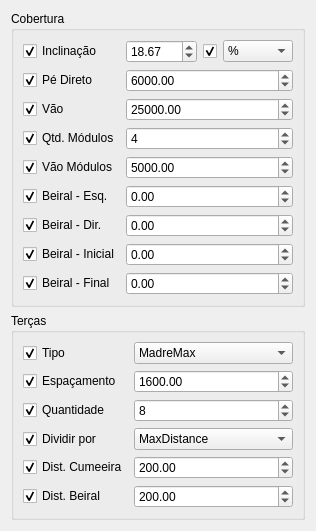
<?xml version="1.0" encoding="UTF-8"?>
<ui version="4.0">
 <class>PortalForm</class>
 <widget class="QDialog" name="PortalForm">
  <property name="geometry">
   <rect>
    <x>0</x>
    <y>0</y>
    <width>316</width>
    <height>468</height>
   </rect>
  </property>
  <property name="sizePolicy">
   <sizepolicy hsizetype="MinimumExpanding" vsizetype="MinimumExpanding">
    <horstretch>0</horstretch>
    <verstretch>0</verstretch>
   </sizepolicy>
  </property>
  <property name="windowTitle">
   <string>Beam Properties</string>
  </property>
  <layout class="QGridLayout" name="gridLayout_3">
   <item row="0" column="0">
    <widget class="QGroupBox" name="groupBox">
     <property name="title">
      <string>Cobertura</string>
     </property>
     <layout class="QGridLayout" name="gridLayout">
      <item row="6" column="0">
       <widget class="QCheckBox" name="checkBoxToggleSpanEaveRight">
        <property name="sizePolicy">
         <sizepolicy hsizetype="Fixed" vsizetype="Fixed">
          <horstretch>0</horstretch>
          <verstretch>0</verstretch>
         </sizepolicy>
        </property>
        <property name="text">
         <string>Beiral - Dir.</string>
        </property>
        <property name="checked">
         <bool>true</bool>
        </property>
        <property name="objectProperty" stdset="0">
         <string>EaveRight</string>
        </property>
        <property name="widgetAction" stdset="0">
         <string>toggleModifyProperty</string>
        </property>
       </widget>
      </item>
      <item row="7" column="0">
       <widget class="QCheckBox" name="checkBoxToggleSpanEaveStart">
        <property name="sizePolicy">
         <sizepolicy hsizetype="Fixed" vsizetype="Fixed">
          <horstretch>0</horstretch>
          <verstretch>0</verstretch>
         </sizepolicy>
        </property>
        <property name="text">
         <string>Beiral - Inicial</string>
        </property>
        <property name="checked">
         <bool>true</bool>
        </property>
        <property name="objectProperty" stdset="0">
         <string>EaveStart</string>
        </property>
        <property name="widgetAction" stdset="0">
         <string>toggleModifyProperty</string>
        </property>
       </widget>
      </item>
      <item row="0" column="0">
       <widget class="QCheckBox" name="checkBoxToggleSlope">
        <property name="sizePolicy">
         <sizepolicy hsizetype="Fixed" vsizetype="Fixed">
          <horstretch>0</horstretch>
          <verstretch>0</verstretch>
         </sizepolicy>
        </property>
        <property name="text">
         <string>Inclinação</string>
        </property>
        <property name="checked">
         <bool>true</bool>
        </property>
        <property name="objectProperty" stdset="0">
         <string>Slope</string>
        </property>
        <property name="widgetAction" stdset="0">
         <string>toggleModifyProperty</string>
        </property>
       </widget>
      </item>
      <item row="4" column="0">
       <widget class="QCheckBox" name="checkBoxToggleSpanDistance">
        <property name="sizePolicy">
         <sizepolicy hsizetype="Fixed" vsizetype="Fixed">
          <horstretch>0</horstretch>
          <verstretch>0</verstretch>
         </sizepolicy>
        </property>
        <property name="text">
         <string>Vão Módulos</string>
        </property>
        <property name="checked">
         <bool>true</bool>
        </property>
        <property name="objectProperty" stdset="0">
         <string>SpanDistance</string>
        </property>
        <property name="widgetAction" stdset="0">
         <string>toggleModifyProperty</string>
        </property>
       </widget>
      </item>
      <item row="5" column="1" colspan="3">
       <widget class="QDoubleSpinBox" name="doubleSpinBoxEaveLeft">
        <property name="sizePolicy">
         <sizepolicy hsizetype="MinimumExpanding" vsizetype="Fixed">
          <horstretch>1</horstretch>
          <verstretch>0</verstretch>
         </sizepolicy>
        </property>
        <property name="minimum">
         <double>-100000000000.000000000000000</double>
        </property>
        <property name="maximum">
         <double>100000000000.000000000000000</double>
        </property>
        <property name="value">
         <double>0.000000000000000</double>
        </property>
        <property name="objectProperty" stdset="0">
         <string>EaveLeft</string>
        </property>
        <property name="widgetAction" stdset="0">
         <string/>
        </property>
       </widget>
      </item>
      <item row="2" column="1" colspan="3">
       <widget class="QDoubleSpinBox" name="doubleSpinBoxWidth">
        <property name="sizePolicy">
         <sizepolicy hsizetype="MinimumExpanding" vsizetype="Fixed">
          <horstretch>1</horstretch>
          <verstretch>0</verstretch>
         </sizepolicy>
        </property>
        <property name="minimum">
         <double>-100000000000.000000000000000</double>
        </property>
        <property name="maximum">
         <double>100000000000.000000000000000</double>
        </property>
        <property name="value">
         <double>25000.000000000000000</double>
        </property>
        <property name="objectProperty" stdset="0">
         <string>Width</string>
        </property>
        <property name="widgetAction" stdset="0">
         <string/>
        </property>
       </widget>
      </item>
      <item row="8" column="1" colspan="3">
       <widget class="QDoubleSpinBox" name="doubleSpinBoxSpanEaveEnd">
        <property name="sizePolicy">
         <sizepolicy hsizetype="MinimumExpanding" vsizetype="Fixed">
          <horstretch>1</horstretch>
          <verstretch>0</verstretch>
         </sizepolicy>
        </property>
        <property name="minimum">
         <double>-100000000000.000000000000000</double>
        </property>
        <property name="maximum">
         <double>100000000000.000000000000000</double>
        </property>
        <property name="value">
         <double>0.000000000000000</double>
        </property>
        <property name="objectProperty" stdset="0">
         <string>EaveEnd</string>
        </property>
        <property name="widgetAction" stdset="0">
         <string/>
        </property>
       </widget>
      </item>
      <item row="0" column="3">
       <widget class="QComboBox" name="comboBoxSlopeUnit">
        <property name="sizePolicy">
         <sizepolicy hsizetype="Minimum" vsizetype="Fixed">
          <horstretch>0</horstretch>
          <verstretch>0</verstretch>
         </sizepolicy>
        </property>
        <property name="minimumSize">
         <size>
          <width>4</width>
          <height>0</height>
         </size>
        </property>
        <property name="objectProperty" stdset="0">
         <string>SlopeUnit</string>
        </property>
        <item>
         <property name="text">
          <string>%</string>
         </property>
        </item>
        <item>
         <property name="text">
          <string>°</string>
         </property>
        </item>
       </widget>
      </item>
      <item row="3" column="1" colspan="3">
       <widget class="QSpinBox" name="spinBoxSpanQuantity">
        <property name="sizePolicy">
         <sizepolicy hsizetype="MinimumExpanding" vsizetype="Fixed">
          <horstretch>0</horstretch>
          <verstretch>0</verstretch>
         </sizepolicy>
        </property>
        <property name="contextMenuPolicy">
         <enum>Qt::NoContextMenu</enum>
        </property>
        <property name="suffix">
         <string/>
        </property>
        <property name="minimum">
         <number>-1000</number>
        </property>
        <property name="maximum">
         <number>1000000000</number>
        </property>
        <property name="value">
         <number>4</number>
        </property>
        <property name="objectProperty" stdset="0">
         <string notr="true">SpanQuantity</string>
        </property>
        <property name="widgetAction" stdset="0">
         <string/>
        </property>
       </widget>
      </item>
      <item row="1" column="0">
       <widget class="QCheckBox" name="checkBoxToggleCeilingHeight">
        <property name="sizePolicy">
         <sizepolicy hsizetype="Fixed" vsizetype="Fixed">
          <horstretch>0</horstretch>
          <verstretch>0</verstretch>
         </sizepolicy>
        </property>
        <property name="text">
         <string>Pé Direto</string>
        </property>
        <property name="checked">
         <bool>true</bool>
        </property>
        <property name="objectProperty" stdset="0">
         <string>CeilingHeight</string>
        </property>
        <property name="widgetAction" stdset="0">
         <string>toggleModifyProperty</string>
        </property>
       </widget>
      </item>
      <item row="3" column="0">
       <widget class="QCheckBox" name="checkBoxToggleSpanQuantity">
        <property name="sizePolicy">
         <sizepolicy hsizetype="Fixed" vsizetype="Fixed">
          <horstretch>0</horstretch>
          <verstretch>0</verstretch>
         </sizepolicy>
        </property>
        <property name="text">
         <string>Qtd. Módulos</string>
        </property>
        <property name="checked">
         <bool>true</bool>
        </property>
        <property name="objectProperty" stdset="0">
         <string>SpanQuantity</string>
        </property>
        <property name="widgetAction" stdset="0">
         <string>toggleModifyProperty</string>
        </property>
       </widget>
      </item>
      <item row="0" column="1">
       <widget class="QDoubleSpinBox" name="doubleSpinBoxSlope">
        <property name="sizePolicy">
         <sizepolicy hsizetype="Minimum" vsizetype="Fixed">
          <horstretch>1</horstretch>
          <verstretch>0</verstretch>
         </sizepolicy>
        </property>
        <property name="minimumSize">
         <size>
          <width>4</width>
          <height>0</height>
         </size>
        </property>
        <property name="minimum">
         <double>-100000000000.000000000000000</double>
        </property>
        <property name="maximum">
         <double>100000000000.000000000000000</double>
        </property>
        <property name="value">
         <double>18.670000000000002</double>
        </property>
        <property name="objectProperty" stdset="0">
         <string>Slope</string>
        </property>
        <property name="widgetAction" stdset="0">
         <string/>
        </property>
       </widget>
      </item>
      <item row="0" column="2">
       <widget class="QCheckBox" name="checkBoxToggleSlopeUnit">
        <property name="sizePolicy">
         <sizepolicy hsizetype="Fixed" vsizetype="Fixed">
          <horstretch>0</horstretch>
          <verstretch>0</verstretch>
         </sizepolicy>
        </property>
        <property name="text">
         <string/>
        </property>
        <property name="checked">
         <bool>true</bool>
        </property>
        <property name="objectProperty" stdset="0">
         <string>SlopeUnit</string>
        </property>
        <property name="widgetAction" stdset="0">
         <string>toggleModifyProperty</string>
        </property>
       </widget>
      </item>
      <item row="1" column="1" colspan="3">
       <widget class="QDoubleSpinBox" name="doubleSpinBoxCeilingHeight">
        <property name="sizePolicy">
         <sizepolicy hsizetype="MinimumExpanding" vsizetype="Fixed">
          <horstretch>1</horstretch>
          <verstretch>0</verstretch>
         </sizepolicy>
        </property>
        <property name="minimum">
         <double>-100000000000.000000000000000</double>
        </property>
        <property name="maximum">
         <double>100000000000.000000000000000</double>
        </property>
        <property name="value">
         <double>6000.000000000000000</double>
        </property>
        <property name="objectProperty" stdset="0">
         <string>CeilingHeight</string>
        </property>
        <property name="widgetAction" stdset="0">
         <string/>
        </property>
       </widget>
      </item>
      <item row="7" column="1" colspan="3">
       <widget class="QDoubleSpinBox" name="doubleSpinBoxSpanEaveStart">
        <property name="sizePolicy">
         <sizepolicy hsizetype="MinimumExpanding" vsizetype="Fixed">
          <horstretch>1</horstretch>
          <verstretch>0</verstretch>
         </sizepolicy>
        </property>
        <property name="minimum">
         <double>-100000000000.000000000000000</double>
        </property>
        <property name="maximum">
         <double>100000000000.000000000000000</double>
        </property>
        <property name="value">
         <double>0.000000000000000</double>
        </property>
        <property name="objectProperty" stdset="0">
         <string>EaveStart</string>
        </property>
        <property name="widgetAction" stdset="0">
         <string/>
        </property>
       </widget>
      </item>
      <item row="2" column="0">
       <widget class="QCheckBox" name="checkBoxToggleWidth">
        <property name="sizePolicy">
         <sizepolicy hsizetype="Fixed" vsizetype="Fixed">
          <horstretch>0</horstretch>
          <verstretch>0</verstretch>
         </sizepolicy>
        </property>
        <property name="text">
         <string>Vão</string>
        </property>
        <property name="checked">
         <bool>true</bool>
        </property>
        <property name="objectProperty" stdset="0">
         <string>Width</string>
        </property>
        <property name="widgetAction" stdset="0">
         <string>toggleModifyProperty</string>
        </property>
       </widget>
      </item>
      <item row="5" column="0">
       <widget class="QCheckBox" name="checkBoxToggleEaveLeft">
        <property name="sizePolicy">
         <sizepolicy hsizetype="Fixed" vsizetype="Fixed">
          <horstretch>0</horstretch>
          <verstretch>0</verstretch>
         </sizepolicy>
        </property>
        <property name="text">
         <string>Beiral - Esq.</string>
        </property>
        <property name="checked">
         <bool>true</bool>
        </property>
        <property name="objectProperty" stdset="0">
         <string>EaveLeft</string>
        </property>
        <property name="widgetAction" stdset="0">
         <string>toggleModifyProperty</string>
        </property>
       </widget>
      </item>
      <item row="6" column="1" colspan="3">
       <widget class="QDoubleSpinBox" name="doubleSpinBoxSpanEaveRight">
        <property name="sizePolicy">
         <sizepolicy hsizetype="MinimumExpanding" vsizetype="Fixed">
          <horstretch>1</horstretch>
          <verstretch>0</verstretch>
         </sizepolicy>
        </property>
        <property name="minimum">
         <double>-100000000000.000000000000000</double>
        </property>
        <property name="maximum">
         <double>100000000000.000000000000000</double>
        </property>
        <property name="value">
         <double>0.000000000000000</double>
        </property>
        <property name="objectProperty" stdset="0">
         <string>EaveRight</string>
        </property>
        <property name="widgetAction" stdset="0">
         <string/>
        </property>
       </widget>
      </item>
      <item row="4" column="1" colspan="3">
       <widget class="QDoubleSpinBox" name="doubleSpinBoxSpanDistance">
        <property name="sizePolicy">
         <sizepolicy hsizetype="MinimumExpanding" vsizetype="Fixed">
          <horstretch>1</horstretch>
          <verstretch>0</verstretch>
         </sizepolicy>
        </property>
        <property name="minimum">
         <double>-100000000000.000000000000000</double>
        </property>
        <property name="maximum">
         <double>100000000000.000000000000000</double>
        </property>
        <property name="value">
         <double>5000.000000000000000</double>
        </property>
        <property name="objectProperty" stdset="0">
         <string>SpanDistance</string>
        </property>
        <property name="widgetAction" stdset="0">
         <string/>
        </property>
       </widget>
      </item>
      <item row="8" column="0">
       <widget class="QCheckBox" name="checkBoxToggleSpanEaveEnd">
        <property name="sizePolicy">
         <sizepolicy hsizetype="Fixed" vsizetype="Fixed">
          <horstretch>0</horstretch>
          <verstretch>0</verstretch>
         </sizepolicy>
        </property>
        <property name="text">
         <string>Beiral - Final</string>
        </property>
        <property name="checked">
         <bool>true</bool>
        </property>
        <property name="objectProperty" stdset="0">
         <string>EaveEnd</string>
        </property>
        <property name="widgetAction" stdset="0">
         <string>toggleModifyProperty</string>
        </property>
       </widget>
      </item>
      <item row="3" column="4">
       <spacer name="horizontalSpacer">
        <property name="orientation">
         <enum>Qt::Horizontal</enum>
        </property>
        <property name="sizeHint" stdset="0">
         <size>
          <width>0</width>
          <height>20</height>
         </size>
        </property>
       </spacer>
      </item>
     </layout>
    </widget>
   </item>
   <item row="1" column="0">
    <widget class="QGroupBox" name="groupBox_2">
     <property name="title">
      <string>Terças</string>
     </property>
     <layout class="QGridLayout" name="gridLayout_2">
      <item row="0" column="0">
       <widget class="QCheckBox" name="checkBoxTogglePurlinsObjectType">
        <property name="sizePolicy">
         <sizepolicy hsizetype="Fixed" vsizetype="Fixed">
          <horstretch>0</horstretch>
          <verstretch>0</verstretch>
         </sizepolicy>
        </property>
        <property name="text">
         <string>Tipo</string>
        </property>
        <property name="checked">
         <bool>true</bool>
        </property>
        <property name="objectProperty" stdset="0">
         <string>PurlinsObjectType</string>
        </property>
        <property name="widgetAction" stdset="0">
         <string>toggleModifyProperty</string>
        </property>
       </widget>
      </item>
      <item row="0" column="1">
       <widget class="QComboBox" name="comboBoxPurlinsObjectType">
        <property name="sizePolicy">
         <sizepolicy hsizetype="MinimumExpanding" vsizetype="Fixed">
          <horstretch>0</horstretch>
          <verstretch>0</verstretch>
         </sizepolicy>
        </property>
        <property name="objectProperty" stdset="0">
         <string>PurlinsObjectType</string>
        </property>
        <item>
         <property name="text">
          <string>MadreMax</string>
         </property>
        </item>
        <item>
         <property name="text">
          <string>Perfil Z</string>
         </property>
        </item>
        <item>
         <property name="text">
          <string>Joist</string>
         </property>
        </item>
        <item>
         <property name="text">
          <string>Customizado</string>
         </property>
        </item>
       </widget>
      </item>
      <item row="1" column="0">
       <widget class="QCheckBox" name="checkBoxTogglePurlinsDistance">
        <property name="sizePolicy">
         <sizepolicy hsizetype="Fixed" vsizetype="Fixed">
          <horstretch>0</horstretch>
          <verstretch>0</verstretch>
         </sizepolicy>
        </property>
        <property name="text">
         <string>Espaçamento</string>
        </property>
        <property name="checked">
         <bool>true</bool>
        </property>
        <property name="objectProperty" stdset="0">
         <string>PurlinsDistance</string>
        </property>
        <property name="widgetAction" stdset="0">
         <string>toggleModifyProperty</string>
        </property>
       </widget>
      </item>
      <item row="1" column="1">
       <widget class="QDoubleSpinBox" name="doubleSpinBoxPurlinsDistance">
        <property name="sizePolicy">
         <sizepolicy hsizetype="MinimumExpanding" vsizetype="Fixed">
          <horstretch>1</horstretch>
          <verstretch>0</verstretch>
         </sizepolicy>
        </property>
        <property name="minimum">
         <double>-100000000000.000000000000000</double>
        </property>
        <property name="maximum">
         <double>100000000000.000000000000000</double>
        </property>
        <property name="value">
         <double>1600.000000000000000</double>
        </property>
        <property name="objectProperty" stdset="0">
         <string>PurlinsDistance</string>
        </property>
        <property name="widgetAction" stdset="0">
         <string/>
        </property>
       </widget>
      </item>
      <item row="2" column="0">
       <widget class="QCheckBox" name="checkBoxTogglePurlinsQuantity">
        <property name="sizePolicy">
         <sizepolicy hsizetype="Fixed" vsizetype="Fixed">
          <horstretch>0</horstretch>
          <verstretch>0</verstretch>
         </sizepolicy>
        </property>
        <property name="text">
         <string>Quantidade</string>
        </property>
        <property name="checked">
         <bool>true</bool>
        </property>
        <property name="objectProperty" stdset="0">
         <string>PurlinsQuantity</string>
        </property>
        <property name="widgetAction" stdset="0">
         <string>toggleModifyProperty</string>
        </property>
       </widget>
      </item>
      <item row="2" column="1">
       <widget class="QSpinBox" name="spinBoxPurlinsQuantity">
        <property name="sizePolicy">
         <sizepolicy hsizetype="MinimumExpanding" vsizetype="Fixed">
          <horstretch>0</horstretch>
          <verstretch>0</verstretch>
         </sizepolicy>
        </property>
        <property name="contextMenuPolicy">
         <enum>Qt::NoContextMenu</enum>
        </property>
        <property name="suffix">
         <string/>
        </property>
        <property name="minimum">
         <number>-1000</number>
        </property>
        <property name="maximum">
         <number>1000000000</number>
        </property>
        <property name="value">
         <number>8</number>
        </property>
        <property name="objectProperty" stdset="0">
         <string notr="true">PurlinsQuantity</string>
        </property>
        <property name="widgetAction" stdset="0">
         <string/>
        </property>
       </widget>
      </item>
      <item row="3" column="0">
       <widget class="QCheckBox" name="checkBoxTogglePurlinsMode">
        <property name="sizePolicy">
         <sizepolicy hsizetype="Fixed" vsizetype="Fixed">
          <horstretch>0</horstretch>
          <verstretch>0</verstretch>
         </sizepolicy>
        </property>
        <property name="text">
         <string>Dividir por</string>
        </property>
        <property name="checked">
         <bool>true</bool>
        </property>
        <property name="objectProperty" stdset="0">
         <string>PurlinsMode</string>
        </property>
        <property name="widgetAction" stdset="0">
         <string>toggleModifyProperty</string>
        </property>
       </widget>
      </item>
      <item row="3" column="1">
       <widget class="QComboBox" name="comboBoxPurlinsMode">
        <property name="sizePolicy">
         <sizepolicy hsizetype="MinimumExpanding" vsizetype="Fixed">
          <horstretch>0</horstretch>
          <verstretch>0</verstretch>
         </sizepolicy>
        </property>
        <property name="currentText">
         <string>MaxDistance</string>
        </property>
        <property name="objectProperty" stdset="0">
         <string>PurlinsMode</string>
        </property>
        <item>
         <property name="text">
          <string>MaxDistance</string>
         </property>
        </item>
        <item>
         <property name="text">
          <string>Quantity</string>
         </property>
        </item>
        <item>
         <property name="text">
          <string>SpanSet</string>
         </property>
        </item>
       </widget>
      </item>
      <item row="4" column="0">
       <widget class="QCheckBox" name="checkBoxTogglePurlinRidgeDistance">
        <property name="sizePolicy">
         <sizepolicy hsizetype="Fixed" vsizetype="Fixed">
          <horstretch>0</horstretch>
          <verstretch>0</verstretch>
         </sizepolicy>
        </property>
        <property name="text">
         <string>Dist. Cumeeira</string>
        </property>
        <property name="checked">
         <bool>true</bool>
        </property>
        <property name="objectProperty" stdset="0">
         <string>PurlinRidgeDistance</string>
        </property>
        <property name="widgetAction" stdset="0">
         <string>toggleModifyProperty</string>
        </property>
       </widget>
      </item>
      <item row="4" column="1">
       <widget class="QDoubleSpinBox" name="doubleSpinBoxPurlinRidgeDistance">
        <property name="sizePolicy">
         <sizepolicy hsizetype="MinimumExpanding" vsizetype="Fixed">
          <horstretch>1</horstretch>
          <verstretch>0</verstretch>
         </sizepolicy>
        </property>
        <property name="minimum">
         <double>-100000000000.000000000000000</double>
        </property>
        <property name="maximum">
         <double>100000000000.000000000000000</double>
        </property>
        <property name="value">
         <double>200.000000000000000</double>
        </property>
        <property name="objectProperty" stdset="0">
         <string>PurlinRidgeDistance</string>
        </property>
        <property name="widgetAction" stdset="0">
         <string/>
        </property>
       </widget>
      </item>
      <item row="5" column="0">
       <widget class="QCheckBox" name="checkBoxTogglePurlinEaveDistance">
        <property name="sizePolicy">
         <sizepolicy hsizetype="Fixed" vsizetype="Fixed">
          <horstretch>0</horstretch>
          <verstretch>0</verstretch>
         </sizepolicy>
        </property>
        <property name="text">
         <string>Dist. Beiral</string>
        </property>
        <property name="checked">
         <bool>true</bool>
        </property>
        <property name="objectProperty" stdset="0">
         <string>PurlinEaveDistance</string>
        </property>
        <property name="widgetAction" stdset="0">
         <string>toggleModifyProperty</string>
        </property>
       </widget>
      </item>
      <item row="5" column="1">
       <widget class="QDoubleSpinBox" name="doubleSpinBoxPurlinEaveDistance">
        <property name="sizePolicy">
         <sizepolicy hsizetype="MinimumExpanding" vsizetype="Fixed">
          <horstretch>1</horstretch>
          <verstretch>0</verstretch>
         </sizepolicy>
        </property>
        <property name="minimum">
         <double>-100000000000.000000000000000</double>
        </property>
        <property name="maximum">
         <double>100000000000.000000000000000</double>
        </property>
        <property name="value">
         <double>200.000000000000000</double>
        </property>
        <property name="objectProperty" stdset="0">
         <string>PurlinEaveDistance</string>
        </property>
        <property name="widgetAction" stdset="0">
         <string/>
        </property>
       </widget>
      </item>
     </layout>
    </widget>
   </item>
  </layout>
 </widget>
 <resources/>
 <connections/>
</ui>
